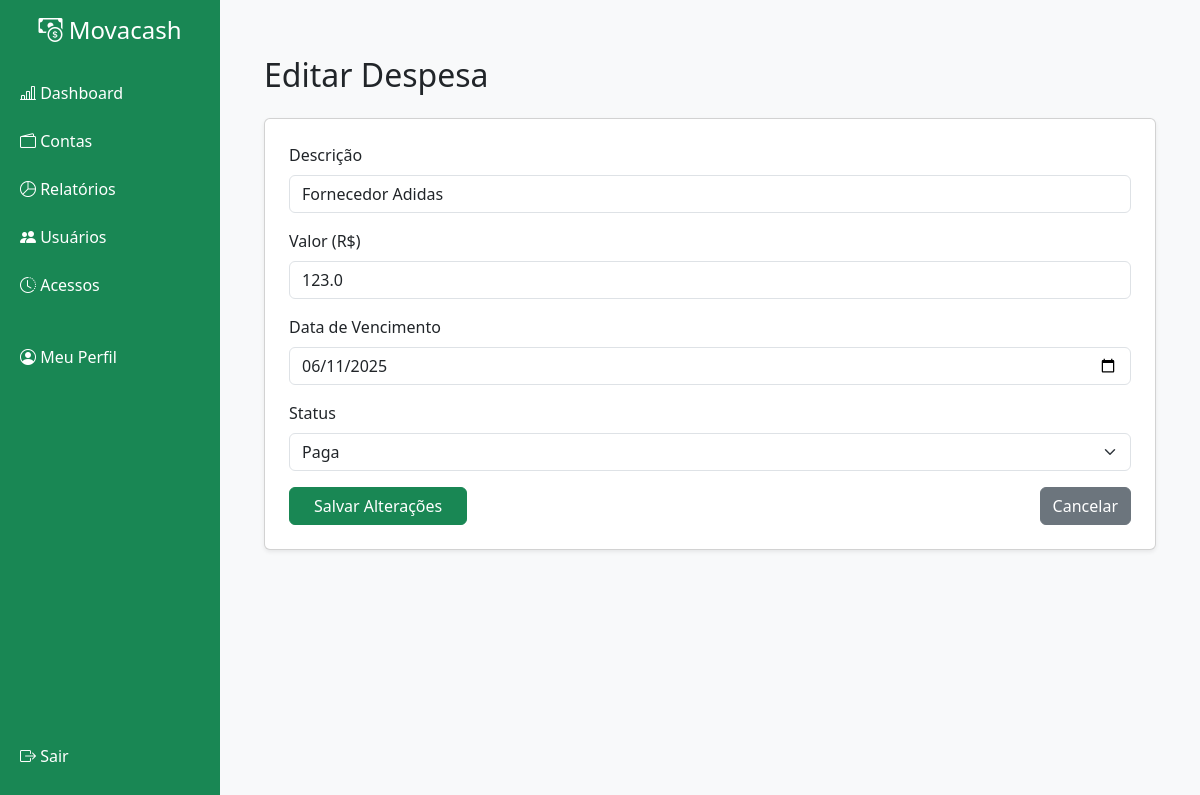
Screenshot of /editar-conta/4 (signed in) with the database file from the repository.
### app/models.py (models this page shows)
class Conta(db.Model):
    __tablename__ = 'contas'
    id = db.Column(db.Integer, primary_key=True)
    descricao = db.Column(db.String(100), nullable=False)
    valor = db.Column(db.Float, nullable=False)
    vencimento = db.Column(db.Date, nullable=False)
    status = db.Column(db.String(20), nullable=False)
    tipo = db.Column(db.String(20), nullable=False)  # ✅ Campo adicionado
    usuario_id = db.Column(db.Integer, db.ForeignKey('usuarios.id'), nullable=False)

### app/routes.py (the view, shortened to what this page needs)
@bp.route("/editar-conta/<int:id>", methods=["GET", "POST"])
@login_obrigatorio
def editar_conta(id):
    conta = Conta.query.get_or_404(id)
    return render_template("editar_conta.html", conta=conta)

### app/utils.py (called while the page is built)
def login_obrigatorio(f):
    @wraps(f)
    def decorated_function(*args, **kwargs):
        if 'usuario_id' not in session:
            return redirect(url_for('main.login'))
        return f(*args, **kwargs)
    return decorated_function

### app/templates/editar_conta.html (shortened to what this page needs)
{% extends 'base.html' %}
{% block content %}
<div class="container mt-4">
    <h2 class="mb-4">Editar Despesa</h2>
    <form method="POST" class="card p-4 shadow-sm">
        <div class="mb-3">
            <label for="descricao" class="form-label">Descrição</label>
            <input type="text" class="form-control" id="descricao" name="descricao" value="{{ conta.descricao }}" required>
        </div>
        <div class="mb-3">
            <label for="valor" class="form-label">Valor (R$)</label>
            <input type="number" class="form-control" id="valor" name="valor" step="0.01" value="{{ conta.valor }}" required>
        </div>
        <div class="mb-3">
            <label for="vencimento" class="form-label">Data de Vencimento</label>
            <input type="date" class="form-control" id="vencimento" name="vencimento" value="{{ conta.vencimento }}" required>
        </div>
        <div class="mb-3">
            <label for="status" class="form-label">Status</label>
            <select class="form-select" id="status" name="status" required>
                <option value="paga" {% if conta.status == 'paga' %}selected{% endif %}>Paga</option>
            </select>
        </div>
        <div class="d-flex justify-content-between">
            <button type="submit" class="btn btn-success px-4">Salvar Alterações</button>
            <a href="{{ url_for('main.contas') }}" class="btn btn-secondary">Cancelar</a>
        </div>
    </form>
</div>
{% endblock %}

### app/templates/base.html (style rules this page uses)
body { background-color: #f8f9fa; }

### rows the page displays
Conta: descricao "Fornecedor Adidas", valor "123.0", vencimento "06/11/2025", status "Paga"
